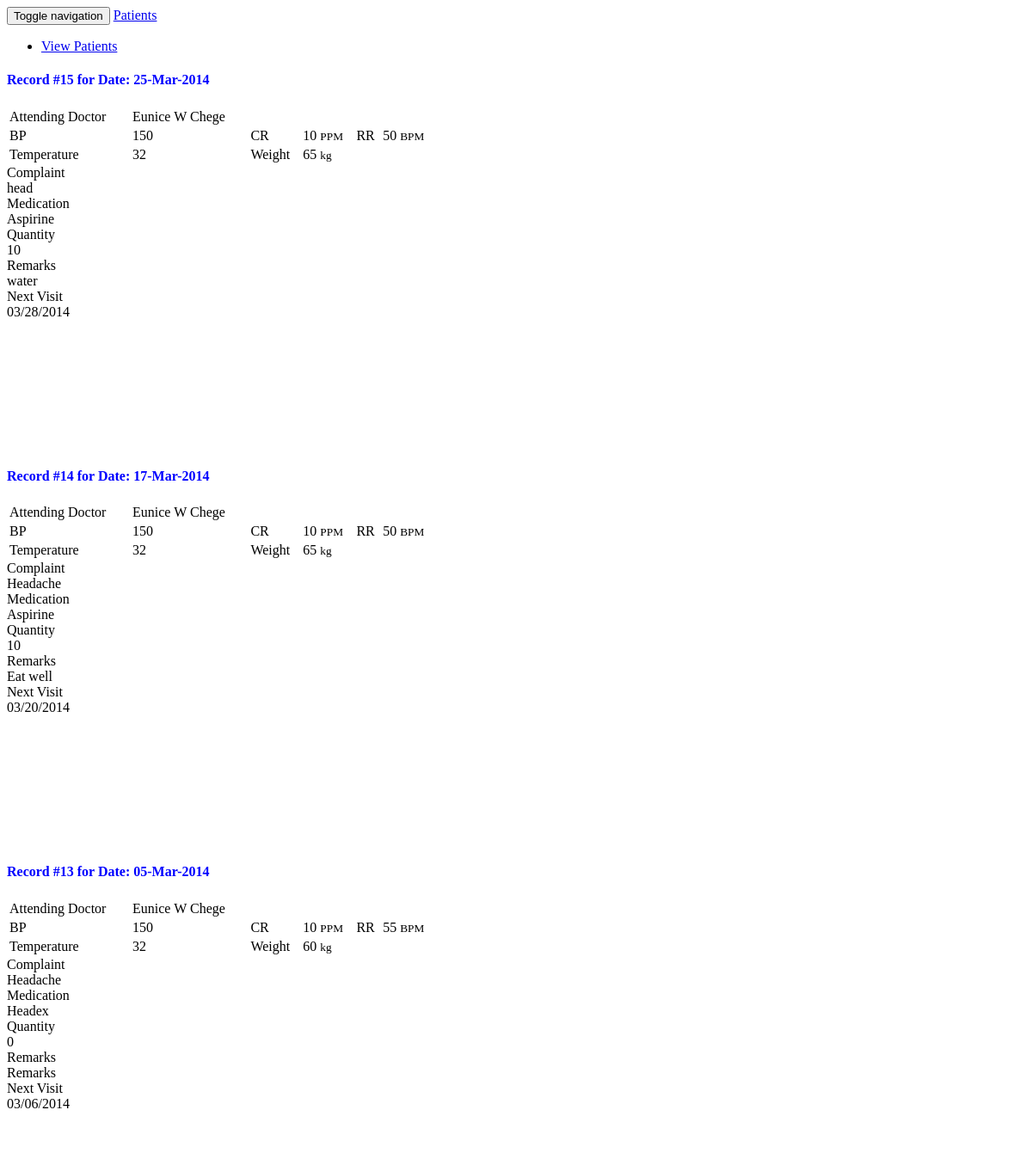
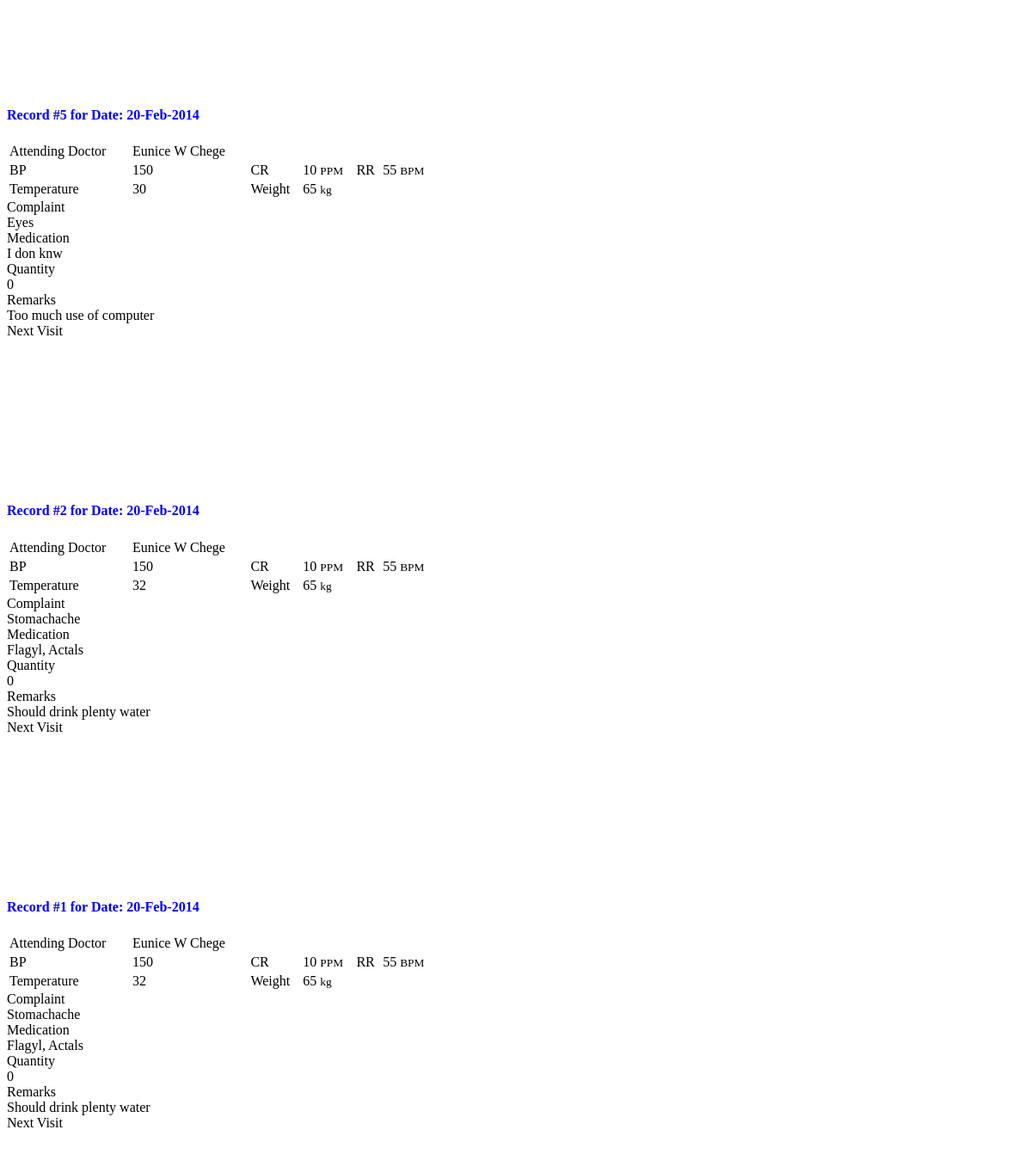
The app's page /admin/medical_history.php?pid=1 with its own data (2 pictures, top to bottom).
### tables this page shows
CREATE TABLE `hos_treatment` (
  `id` int(20) NOT NULL auto_increment,
  `patient_id` int(100) NOT NULL,
  `doctor_id` int(100) NOT NULL,
  `date` varchar(100) NOT NULL,
  `time` varchar(100) NOT NULL,
  `bp` varchar(100) NOT NULL,
  `cr` varchar(100) NOT NULL,
  `rr` varchar(100) NOT NULL,
  `temp` int(100) NOT NULL,
  `weight` int(100) NOT NULL,
  `complaint` varchar(100) NOT NULL,
  `medication` varchar(1000) NOT NULL,
  `quantity` int(10) NOT NULL,
  `remarks` varchar(100) NOT NULL,
  `next_visit` varchar(100) NOT NULL,
  PRIMARY KEY  (`id`)
);

CREATE TABLE `hos_doctor` (
  `id` int(20) NOT NULL auto_increment,
  `first_name` text NOT NULL,
  `middle_name` text NOT NULL,
  `last_name` text NOT NULL,
  `title` varchar(100) NOT NULL,
  `specialization` varchar(100) NOT NULL,
  `duty` varchar(100) NOT NULL,
  `phone` varchar(100) NOT NULL,
  `address` varchar(100) NOT NULL,
  `email` varchar(100) NOT NULL,
  `hospital_id` int(100) NOT NULL,
  `password` varchar(100) NOT NULL,
  PRIMARY KEY  (`id`)
);

### admin/medical_history.php (the view, shortened to what this page needs)
 <?php
 	$pid = $_GET['pid'];
 ?>
 <link href="../JQuery/themes/base/jquery.ui.accordion.css" rel="stylesheet" type="text/css"/>
 <div class="navbar navbar-default">
        <div class="container">
          <div class="navbar-header">
            <button type="button" class="navbar-toggle" data-toggle="collapse" data-target=".navbar-collapse">
              <span class="sr-only">Toggle navigation</span>
            </button>
            <a class="navbar-brand" href="doctors.php">Patients</a>
          </div>
          <div class="navbar-collapse collapse">
            <ul class="nav navbar-nav">
              <li class="active"><a href="patients.php?pat=patients">View Patients</a></li>
            </ul>
          </div>
        </div>
      </div>
<div class="container">
	<div id="accordion">
    	<?php
			$query = mysql_query("SELECT * FROM hos_treatment WHERE patient_id='$pid' ORDER BY id DESC");
			$get = mysql_fetch_array($query);
			if($get > 0){
			do{
				$doc = mysql_fetch_array(mysql_query("SELECT * FROM hos_doctor WHERE id='$get[doctor_id]'"));
				echo "<h4 style='color:#0000FF;'>Record #$get[id] for Date: $get[date]</h4>";
				echo "<div style='height:400px;'>
						<table class='table table-hover' style='width:500px;'>
							<tr>
								<td>Attending Doctor</td><td>$doc[first_name] $doc[middle_name] $doc[last_name]</td>
							</tr>
							<tr>
								<td>BP</td><td>$get[bp]</td><td>CR</td><td>$get[cr] <small>PPM</small></td><td>RR</td><td>$get[rr] <small>BPM</small></td>
							</tr>
							<tr>
								<td>Temperature</td><td>$get[temp]</td><td>Weight</td><td>$get[weight] <small>kg</small></td>
							</tr>
						</table>
						<label>Complaint</label><br>
						$get[complaint]<br>
						<label>Medication</label><br>
						$get[medication]<br>
						<label>Quantity</label><br>
						$get[quantity]<br>
						<label>Remarks</label><br>
						$get[remarks]<br>
						<label>Next Visit</label><br>
						$get[next_visit]
					</div>";
			}while($get = mysql_fetch_array($query));
			}else{
				echo "There is currently no medical history for this patient!";
			}
		?>
    </div>
</div>

### records on screen
hos_treatment: id "15", date "25-Mar-2014", hos_doctor.first_name "Eunice", hos_doctor.middle_name "W", hos_doctor.last_name "Chege", bp "150", cr "10", rr "50", temp "32", weight "65", complaint "head", medication "Aspirine", quantity "10", remarks "water", next_visit "03/28/2014"
hos_treatment: id "14", date "17-Mar-2014", hos_doctor.first_name "Eunice", hos_doctor.middle_name "W", hos_doctor.last_name "Chege", bp "150", cr "10", rr "50", temp "32", weight "65", complaint "Headache", medication "Aspirine", quantity "10", remarks "Eat well", next_visit "03/20/2014"
hos_treatment: id "13", date "05-Mar-2014", hos_doctor.first_name "Eunice", hos_doctor.middle_name "W", hos_doctor.last_name "Chege", bp "150", cr "10", rr "55", temp "32", weight "60", complaint "Headache", medication "Headex", quantity "0", remarks "Remarks", next_visit "03/06/2014"
hos_treatment: id "5", date "20-Feb-2014", hos_doctor.first_name "Eunice", hos_doctor.middle_name "W", hos_doctor.last_name "Chege", bp "150", cr "10", rr "55", temp "30", weight "65", complaint "Eyes", medication "I don knw", quantity "0", remarks "Too much use of computer"
hos_treatment: id "2", date "20-Feb-2014", hos_doctor.first_name "Eunice", hos_doctor.middle_name "W", hos_doctor.last_name "Chege", bp "150", cr "10", rr "55", temp "32", weight "65", complaint "Stomachache", medication "Flagyl, Actals", quantity "0", remarks "Should drink plenty water"
hos_treatment: id "1", date "20-Feb-2014", hos_doctor.first_name "Eunice", hos_doctor.middle_name "W", hos_doctor.last_name "Chege", bp "150", cr "10", rr "55", temp "32", weight "65", complaint "Stomachache", medication "Flagyl, Actals", quantity "0", remarks "Should drink plenty water"
